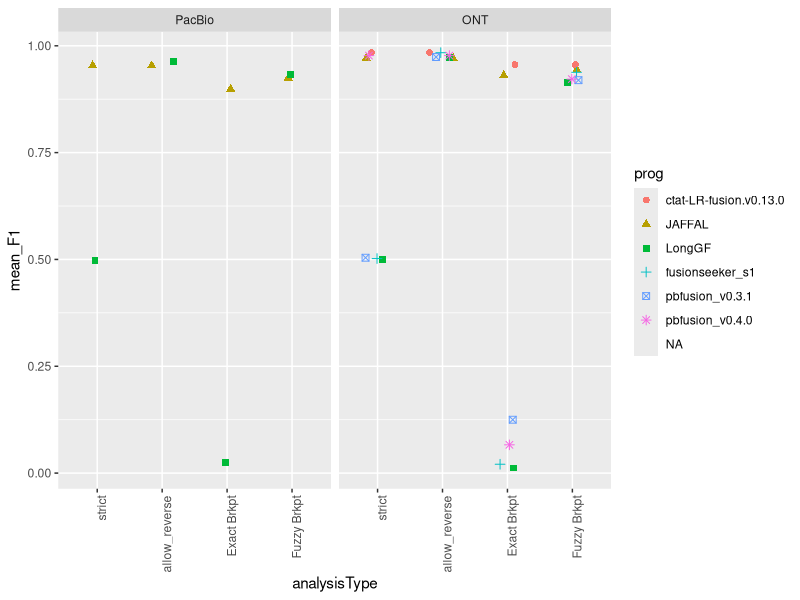
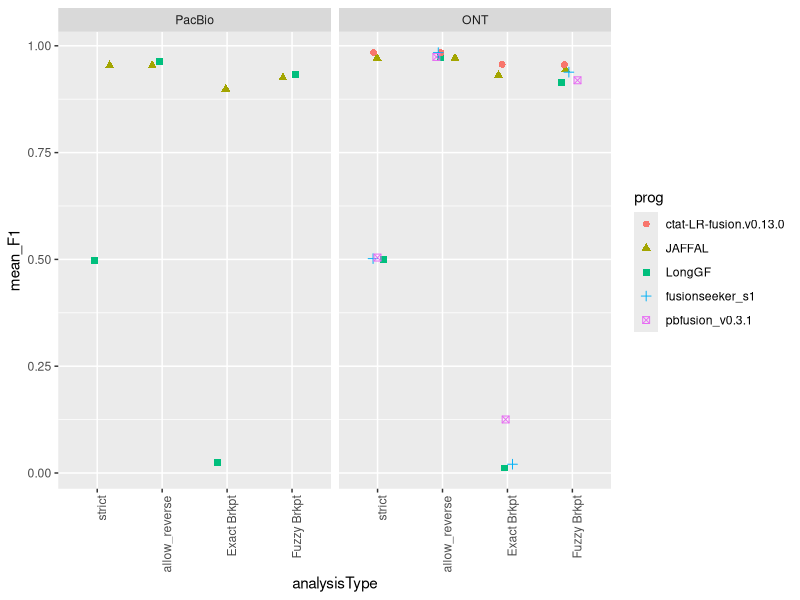
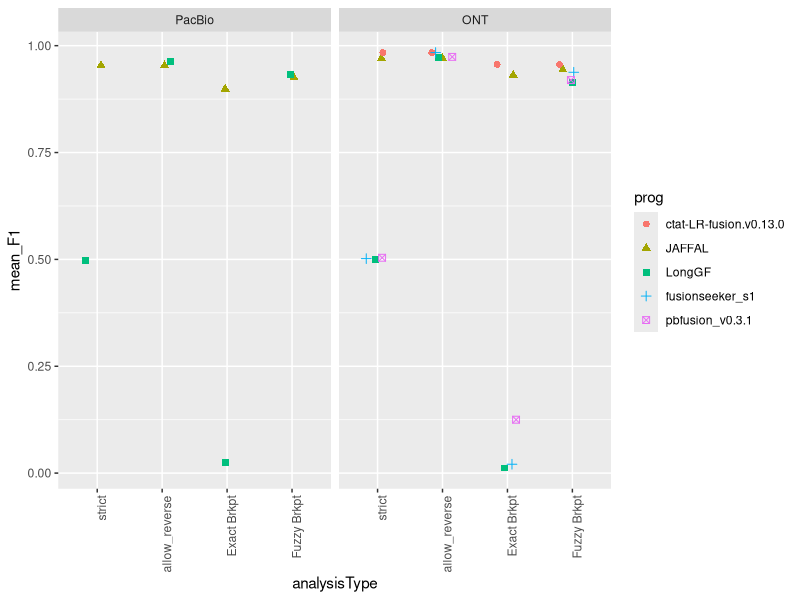

Source code (R) for these figures, in order:
## ---- chunk 1
knitr::opts_chunk$set(echo = TRUE)
library(tidyverse)
## ---- chunk 2

pacbio_summary_data = read.table("1b.1.PacBio_simulations/PacBio_sim.combined_results.tsv", header=T, sep="\t")

pacbio_summary_data = pacbio_summary_data %>% mutate(seqTech = "PacBio")


pacbio_summary_data %>% head()
## ---- chunk 3

ONT_summary_data = read.table("1b.2.ONT_simulations/ONT_sim.combined_results.tsv", header=T, sep="\t")

ONT_summary_data = ONT_summary_data %>% mutate(seqTech = "ONT")

ONT_summary_data %>% head()

## ---- chunk 4

combined_data = bind_rows(pacbio_summary_data, ONT_summary_data)


combined_data %>% head()
## ---- chunk 5

combined_data$prog = factor(combined_data$prog, levels = c('ctat-LR-fusion.v0.13.0',
                                                           'JAFFAL',
                                                           'LongGF',
                                                           'fusionseeker_s1',
                                                           'pbfusion_v0.3.1',
                                                           'pbfusion_v0.4.0') )


## ---- chunk 6

combined_data %>%
    mutate(analysisType = factor(analysisType, 
                            levels=c('strict', 'allow_reverse', 'Exact Brkpt', 'Fuzzy Brkpt') )) %>%
    mutate(seqTech = factor(seqTech, levels=c("PacBio", "ONT"))) %>%
     ggplot() +
     geom_jitter(aes(x=analysisType, y=mean_F1, color=prog, shape=prog), width=0.2, size=rel(2)) +
     facet_wrap(~seqTech) +
     theme(axis.text.x = element_text(angle = 90, hjust = 1)) 



## ---- chunk 7
# mention updated pbfusion v0.4.0 as later updated for improved performance compared to earlier version.


paperfig = combined_data %>%
    filter(prog != "pbfusion_v0.4.0") %>%
    mutate(analysisType = factor(analysisType, 
                            levels=c('strict', 'allow_reverse', 'Exact Brkpt', 'Fuzzy Brkpt') )) %>%
    mutate(seqTech = factor(seqTech, levels=c("PacBio", "ONT"))) %>%
     ggplot() +
     geom_jitter(aes(x=analysisType, y=mean_F1, color=prog, shape=prog), width=0.2, size=rel(2)) +
     facet_wrap(~seqTech) +
     theme(axis.text.x = element_text(angle = 90, hjust = 1)) 


paperfig




## ---- chunk 8

ggsave(paperfig, filename="pbsim3_bmark.paperfig.pdf", width=8, height=5)
